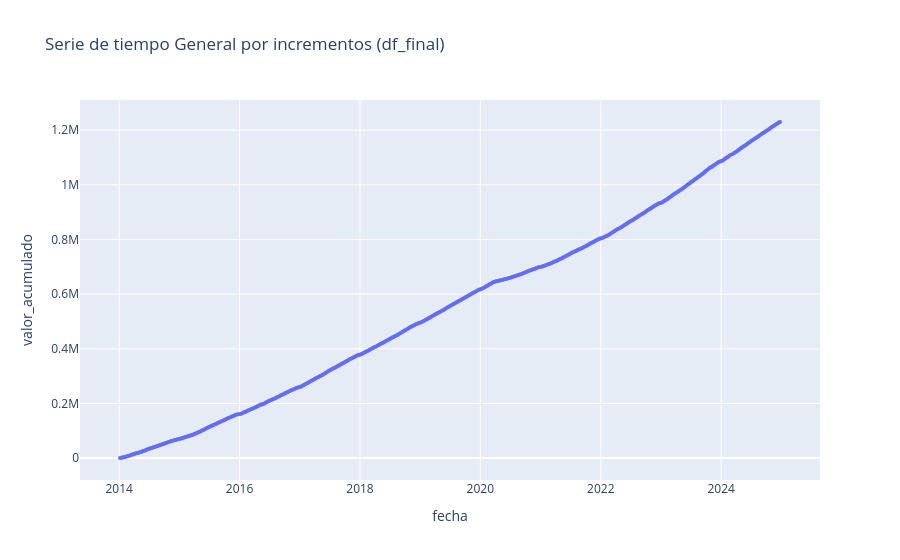

Here is the notebook cell this chart was saved with:
### Code cell
df_incrementos['valor_acumulado'] = df_incrementos['valor'].cumsum()
# Gráfica de línea con plotly / seaborn según selección del usuario
func.plot_timeseries(df_incrementos, x=x, y='valor_acumulado', title=title, plotly_engine=USE_PLOTLY)

### Figure 1 — Plotly figure (JSON) as saved in the notebook; plotly's stock layout.template omitted (floating-point values rounded to 4 significant figures; data arrays with more than 128 entries replaced by an {"elided": "..."} marker saying what was removed)
{"data": [{"customdata": {"elided": "571x1 int values"}, "hovertemplate": "fecha=%{x}<br>valor_acumulado=%{y}<br>semana=%{customdata[0]}<extra></extra>", "legendgroup": "", "line": {"color": "#636efa", "dash": "solid"}, "marker": {"size": 4, "symbol": "circle"}, "mode": "lines+markers", "name": "", "orientation": "v", "showlegend": false, "type": "scatter", "x": {"elided": "571 str values"}, "xaxis": "x", "y": {"elided": "571 int values"}, "yaxis": "y"}], "layout": {"legend": {"tracegroupgap": 0}, "title": {"text": "Serie de tiempo General por incrementos (df_final)"}, "xaxis": {"anchor": "y", "domain": [0, 1], "title": {"text": "fecha"}}, "yaxis": {"anchor": "x", "domain": [0, 1], "title": {"text": "valor_acumulado"}}}}
